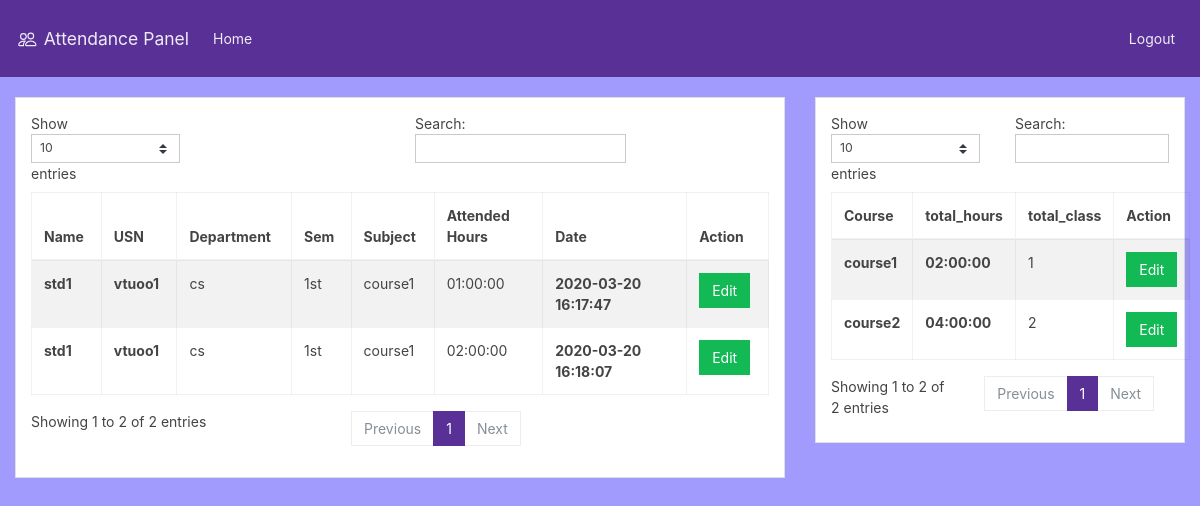
/attendance.php (signed in), run on the app's committed database.
### tables this page shows
CREATE TABLE `user` (
  `id` int(11) NOT NULL,
  `usn` varchar(100) NOT NULL,
  `name` varchar(100) NOT NULL,
  `email` varchar(100) NOT NULL,
  `dept` varchar(50) NOT NULL,
  `sem` varchar(50) NOT NULL,
  `role` varchar(50) NOT NULL DEFAULT 'Student',
  `password` varchar(50) NOT NULL,
  `created_at` datetime NOT NULL DEFAULT current_timestamp(),
  `phone` varchar(20) NOT NULL
);

CREATE TABLE `class` (
  `id` int(11) NOT NULL,
  `c_id` varchar(50) NOT NULL,
  `f_id` varchar(50) NOT NULL,
  `course` varchar(50) NOT NULL,
  `total_hours` time NOT NULL,
  `total_class` int(11) NOT NULL,
  `created_at` datetime NOT NULL DEFAULT current_timestamp()
);

CREATE TABLE `attenance` (
  `id` int(11) NOT NULL,
  `s_id` varchar(100) NOT NULL,
  `hours` time NOT NULL,
  `course` varchar(50) NOT NULL,
  `created_at` datetime NOT NULL DEFAULT current_timestamp()
);

### helper.php (the view, shortened to what this page needs)
<?php
function viewstdattend()
{
  include "db.php";
  $tusn=$_SESSION["t_usn"];
$result=mysqli_query($conn,"SELECT `user`.name,`user`.usn,`user`.dept,`user`.sem,`attenance`.id,`attenance`.hours AS attended,`class`.course,HOUR(`class`.total_hours) AS total,`staff`.name , `attenance`.created_at AS date
FROM `user`
  LEFT JOIN `attenance` ON `attenance`.`s_id` = `user`.`usn`
  LEFT JOIN `class` ON `attenance`.`course` = `class`.`c_id`
  LEFT JOIN `staff` ON `class`.`f_id` = `staff`.`t_usn` where t_usn='$tusn';");
while($row= mysqli_fetch_array($result))
{
  ?>
     <tr>
      <th scope="row"><?php echo $row["0"]; ?></th>
      <th><?php echo $row["1"]; ?></th>
      <td><?php echo $row["2"]; ?></td>
      <td><?php echo $row["3"]; ?></td>
      <td><?php echo $row["6"]; ?></td>
      <td><?php echo $row["5"]; ?></td>
      <th><?php echo $row["9"]; ?></th>
      <th><a href="?editattend=<?php echo $row[4]; ?>" name="editattend" class="btn btn-success">Edit</a></th>
    </tr>
<?php
}}
  ?>
<?php
function viewmycourse()
{
  include "db.php";
  $tusn=$_SESSION["t_usn"];
$result=mysqli_query($conn,"SELECT * FROM `class` WHERE f_id='$tusn'");
while($row= mysqli_fetch_array($result))
{
  ?>
     <tr>
      <th scope="row"><?php echo $row["3"]; ?></th>
      <th><?php echo $row["4"]; ?></th>
      <td><?php echo $row["5"]; ?></td>
      <th><a href="?editcourse=<?php echo $row[0]; ?>" name="editcourse" class="btn btn-success">Edit</a></th>
    </tr>
<?php
}}
  ?>

### data on the page
user: name "std1", usn "vtuoo1", dept "cs", sem "1st", class.course "course1", attenance.hours "01:00:00", attenance.created_at "2020-03-20 16:17:47", attenance.hours "02:00:00", attenance.created_at "2020-03-20 16:18:07"
class: course "course1", total_hours "02:00:00", total_class "1"
class: course "course2", total_hours "04:00:00", total_class "2"
